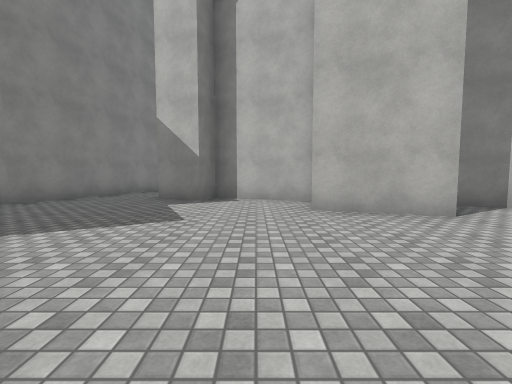
[1] (above)

22 first-person views from a walk through a 3-D level made in the Unity game engine. The camera is 1.3 m above the floor, tilts 4° down and sees 90° across. The floor is counted in squares, 2 m on a side. Each view is taken from the middle of a square. On the plan, view 1 faces up. The plan holds only what a view shows up to about 9 squares ahead; the rest is blank. The place goes on beyond the plan. The player character is not drawn. Some animated figures are left out. Surface patterns are stand-ins for the level's own textures.

[2]
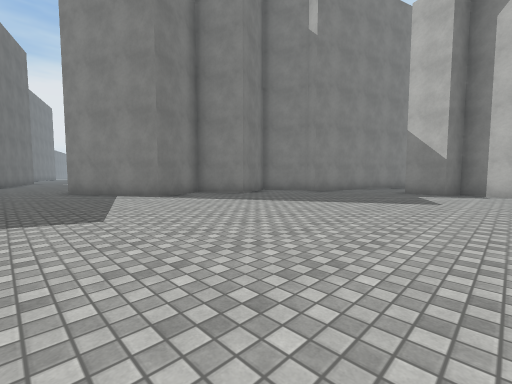

[3]
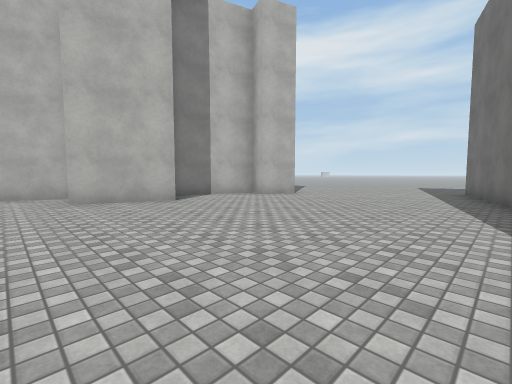

[4]
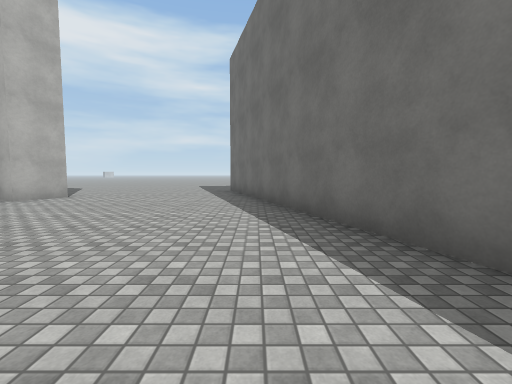

[5]
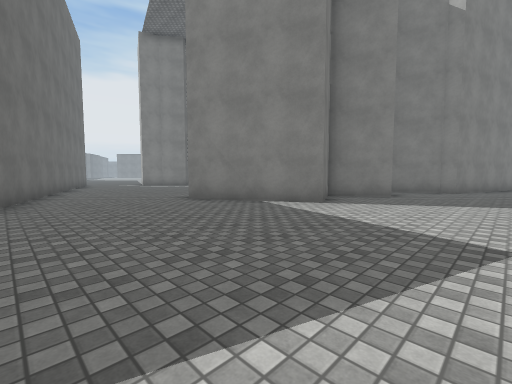

[6]
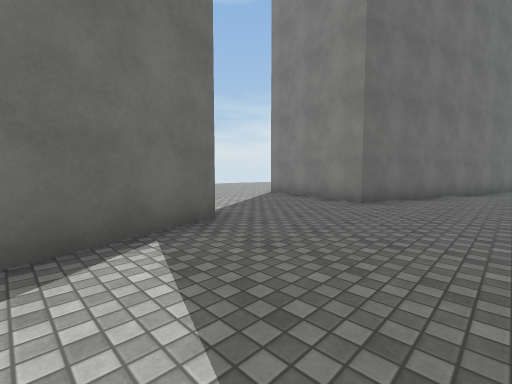

[7]
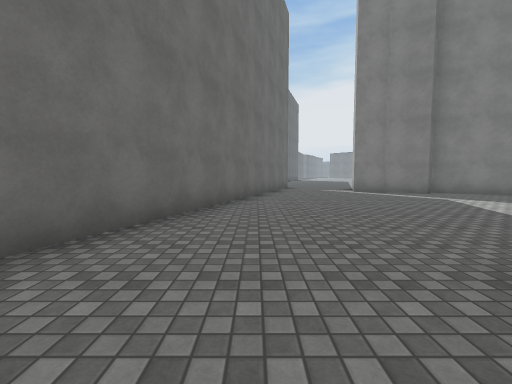

[8]
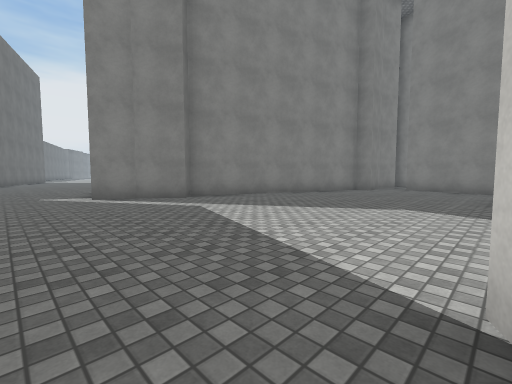

[9]
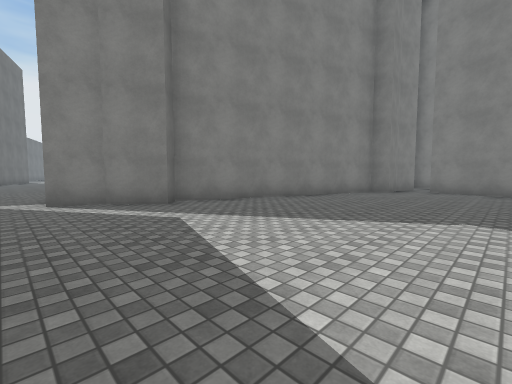

[10]
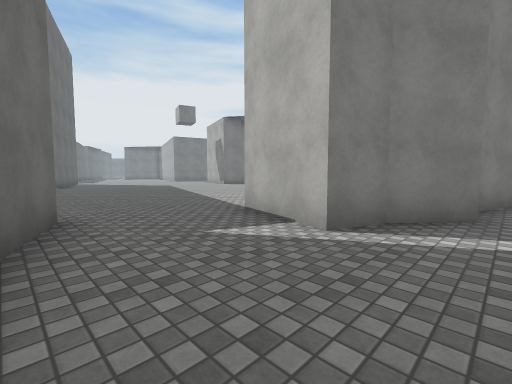

[11]
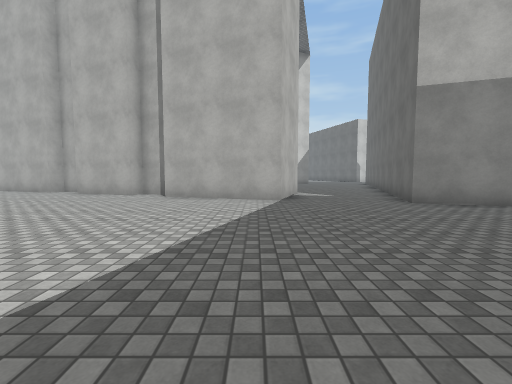

[12]
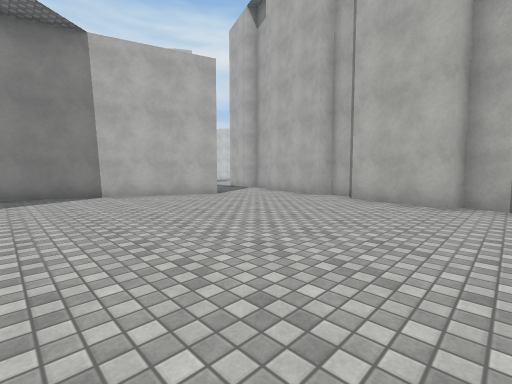

[13]
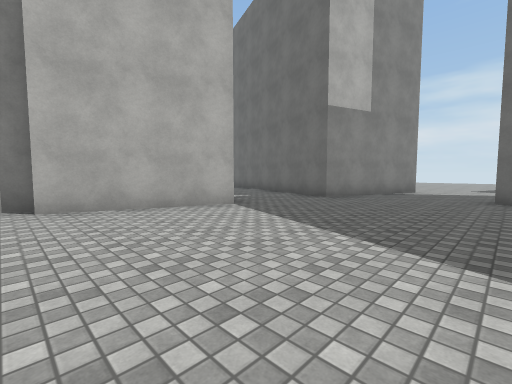

[14]
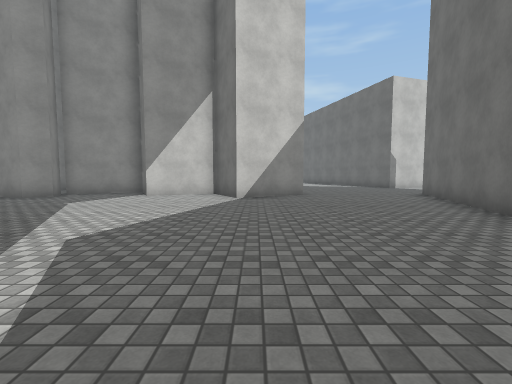

[15]
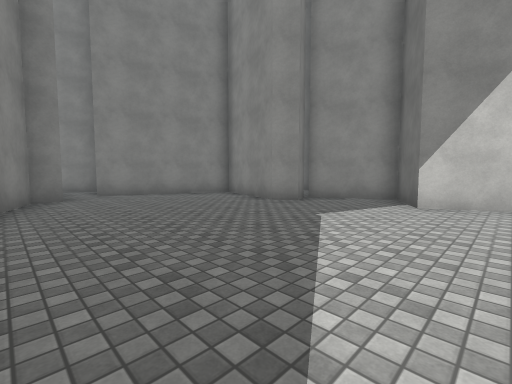

[16]
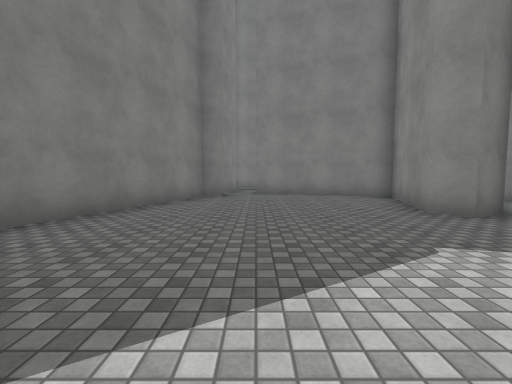

[17]
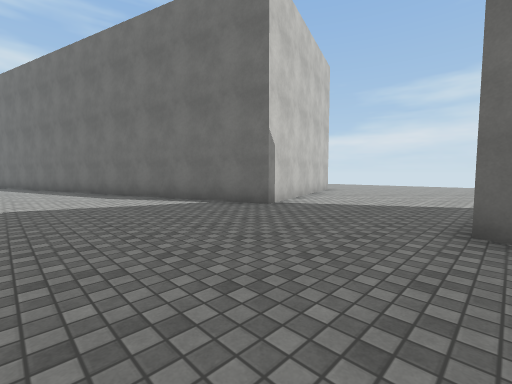

[18]
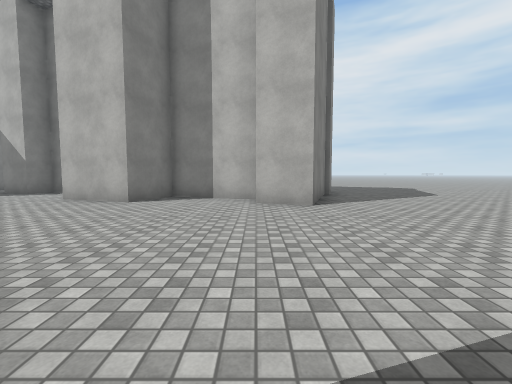

[19]
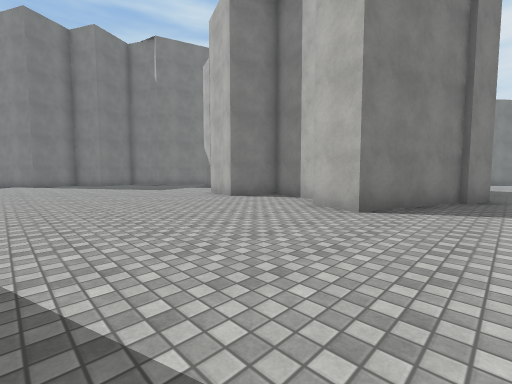

[20]
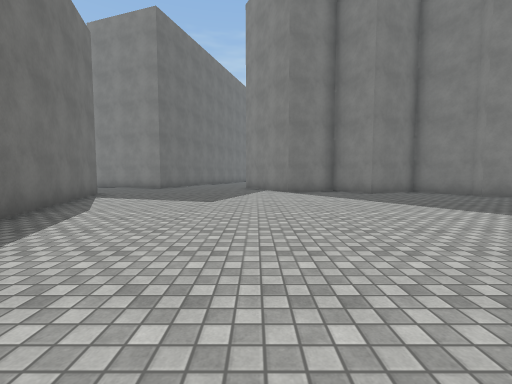

[21]
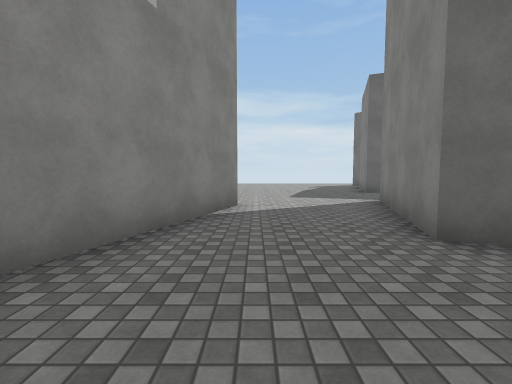

[22]
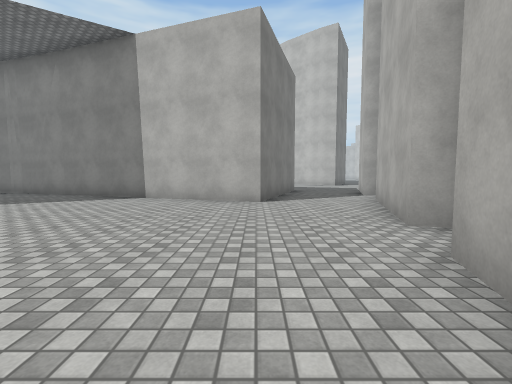

### Floor plan
Points are (right, up) in squares from view 1. A wall is a line through its corners. A room is listed if a view was taken in it or the views show most of it. See-through windows are left out.
Room 1 (views 1, 2, 3, 4, 5, 6, 7, 8, 9, 10, 14, 15, 16, 17, 18, 19, 20)
walls: (-7.1, 4.2) (-6.4, 2.8) (-7.9, 2) (-7, 0.1) (-10.1, -1.5) (-11.1, 0.5) (-9.5, 1.3) (-10.4, 3.2) (-8.9, 4) (-10, 6.1) (-10.8, 5.8) (-11.1, 6.3) (-10.1, 9.2) (-14.1, 10.6); (-6.1, -6.5) (-6.3, -6.1) (9.6, -1.2); (-4.1, 9) (-5.3, 5.4) (-5.7, 5.5) (-7, 4.9); (1.4, 6.1) (-1.1, 6.9) (-1.4, 6.3) (-2.6, 6.7); (-15.1, 10.4) (-15, 9.4) (-15.6, 9.3) (-17.7, 3) (-17.3, 2.6) (-18.1, 1.6) (-18.5, 0.6) (-20.7, 1.4); (-15, 11.1) (-15.1, 10.6); (8, 5.8) (7.2, 3.3) (6, 3.7) (6.2, 4.4) (3.6, 5.3) (3.1, 3.9) (1, 4.6); (-21.3, -1.5) (-9.7, -5.4) (-10.1, -6.6)
ways out: opening at (-21, -0.5) to room 2; opening at (-3, 8); opening at (9, 5)
Room 2 (views 11, 12, 13, 21, 22)
walls: (-19.2, 5.8) (-18.5, 8); (-20.7, 1.4) (-19.6, 4.7); (-19.1, 4.6) (-18.7, 5.7); (-18, 8.2) (-17.7, 9.1); (-25.3, -2.3) (-24.8, -2.5) (-26.1, -6.3); (-19.9, 11.9) (-27.4, 14.6); (-22.6, -5.4) (-21.3, -1.5)
ways out: opening at (-21, -0.5) to room 1; opening at (-19, 10.7)

Where each view was taken, in squares from view 1:
view 1: 0 up, 0 right, facing up
view 2: 3 down, 0 right, facing up-left
view 3: 2 down, 0 right, facing up-right
view 4: 2 down, 0 right, facing right
view 5: 5 down, 4 left, facing up-left
view 6: 3 down, 4 left, facing down-left
view 7: 3 down, 9 left, facing left
view 8: 1 down, 11 left, facing up-left
view 9: 0 up, 12 left, facing up-left
view 10: 2 down, 17 left, facing up-left
view 11: 2 up, 27 left, facing right
view 12: 5 up, 25 left, facing up-right
view 13: 5 up, 25 left, facing down-right
view 14: 0 up, 18 left, facing right
view 15: 2 up, 16 left, facing up-right
view 16: 2 up, 14 left, facing up
view 17: 2 down, 10 left, facing down-right
view 18: 2 down, 6 right, facing up
view 19: 1 down, 9 right, facing up-left
view 20: 1 down, 2 right, facing left
view 21: 0 up, 23 left, facing down
view 22: 6 up, 20 left, facing up
